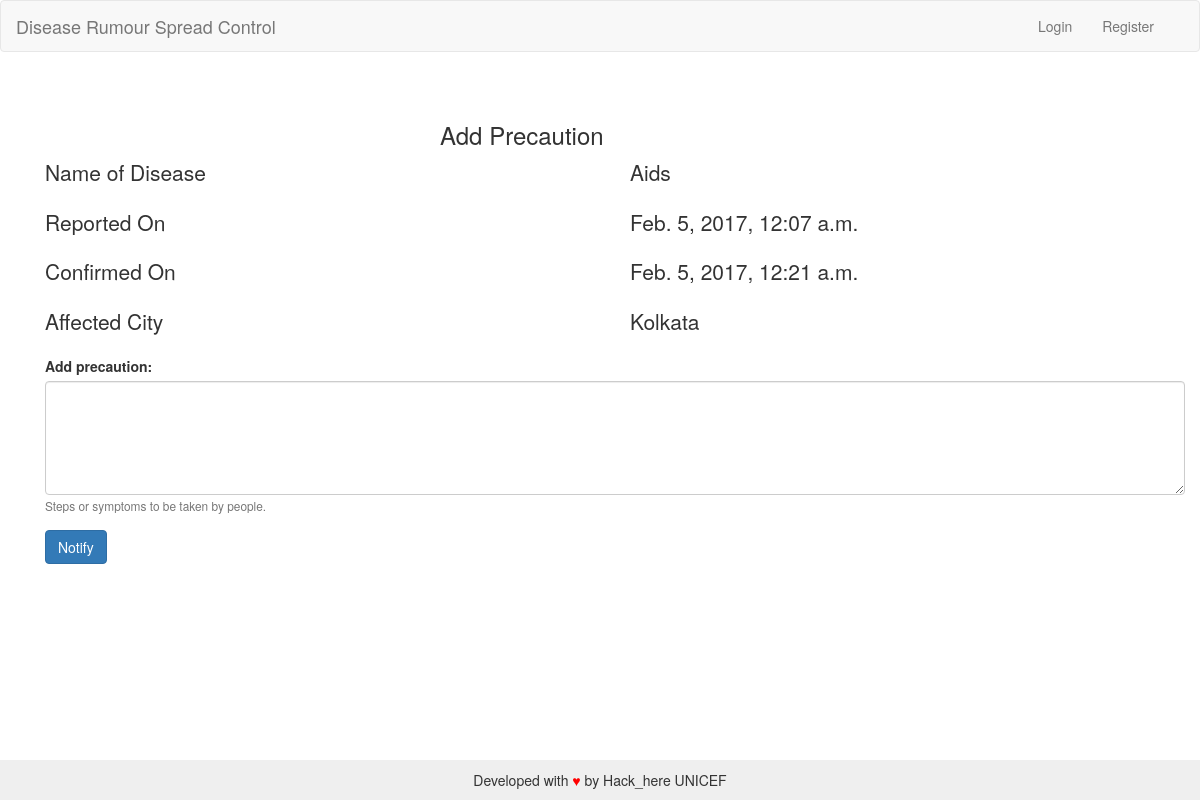
/notify/precaution/10/, run on the app's committed database.
### healt/models.py (models this page shows, shortened)
class Query(models.Model):
    posted_by = models.ForeignKey(UserProfile,on_delete=models.CASCADE,blank=True, null=True)
    verified_by = models.ForeignKey(HealthOfficer,on_delete=models.CASCADE,blank=True, null=True)
    name = models.CharField(max_length=50)
    number_of_affected = models.IntegerField()
    affected_city = models.CharField(max_length=20)   # can be others
    number_of_casualties = models.IntegerField()
    status = models.CharField(max_length=20, choices=state)
    affected_age_group = models.CharField(max_length=20, choices=AGE_GROUP)
    posted_date = models.DateTimeField(auto_now_add=True)
    verified_date = models.DateTimeField(blank=True, null=True)
    precaution = models.TextField(blank=True, null=True)

### healt/views.py (the view)
# urls.py: url(r'^notify/precaution/(?P<id>[\w.@+-]+)/',addPrecaution),
def addPrecaution(request,id):
    q = Query.objects.get(id = id)
    sid = "hackhere"
    token = "e46a5589b3d69190ec34926022c4676495ab3bea"
    sms_from = "08039510254"
    if request.method == "POST":
        prec = request.POST.get("addPrecaution")
        q.precaution = prec
        sms_body = q.precaution
        q.save()
        return redirect('/dashboard')
    return render(request,"addPrecaution.html",{
        'q':q
    })

### templates/addPrecaution.html (shortened to what this page needs)
{% extends "base.html"%}
{% block content %}
    <div class="container" style="margin-top:30px;">
        <h3 class="col-md-8 col-md-offset-4"> Add Precaution</h3>
            <div class="row">
                    <div class="col-md-6 lead"> Name of Disease </div>
                    <div class="col-md-6 lead"> {{q.name}}</div>
                </div>
            <div class="row">
                    <div class="col-md-6 lead"> Reported On</div>
                    <div class="col-md-6 lead"> {{q.posted_date}}</div>
                </div>
            <div class="row">
                    <div class="col-md-6 lead"> Confirmed On </div>
                    <div class="col-md-6 lead"> {{q.verified_date}}</div>
                </div>
            <div class="row">
                    <div class="col-md-6 lead"> Affected City </div>
                    <div class="col-md-6 lead"> {{q.affected_city}}</div>
                </div>
                <form method="post" action="">
                    <div class="form-group">
                                <label for="addPrecaution">Add precaution:</label>
                                <textarea class="form-control" rows="5" id="addPrecaution" name="addPrecaution"></textarea>
                        <small id="addPrecaution" class="form-text text-muted">Steps or symptoms to be taken by people.</small>
                    </div>
                    <input class="btn btn-primary" type="submit" value="Notify">
                    </form>
        </div>
{% endblock %}

### our_static/app/css/style.css (style rules this page uses)
body { background-color: lightcyan; }

### data on the page
Query: name "Aids", posted_date "Feb. 5, 2017, 12:07 a.m.", verified_date "Feb. 5, 2017, 12:21 a.m.", affected_city "Kolkata"
